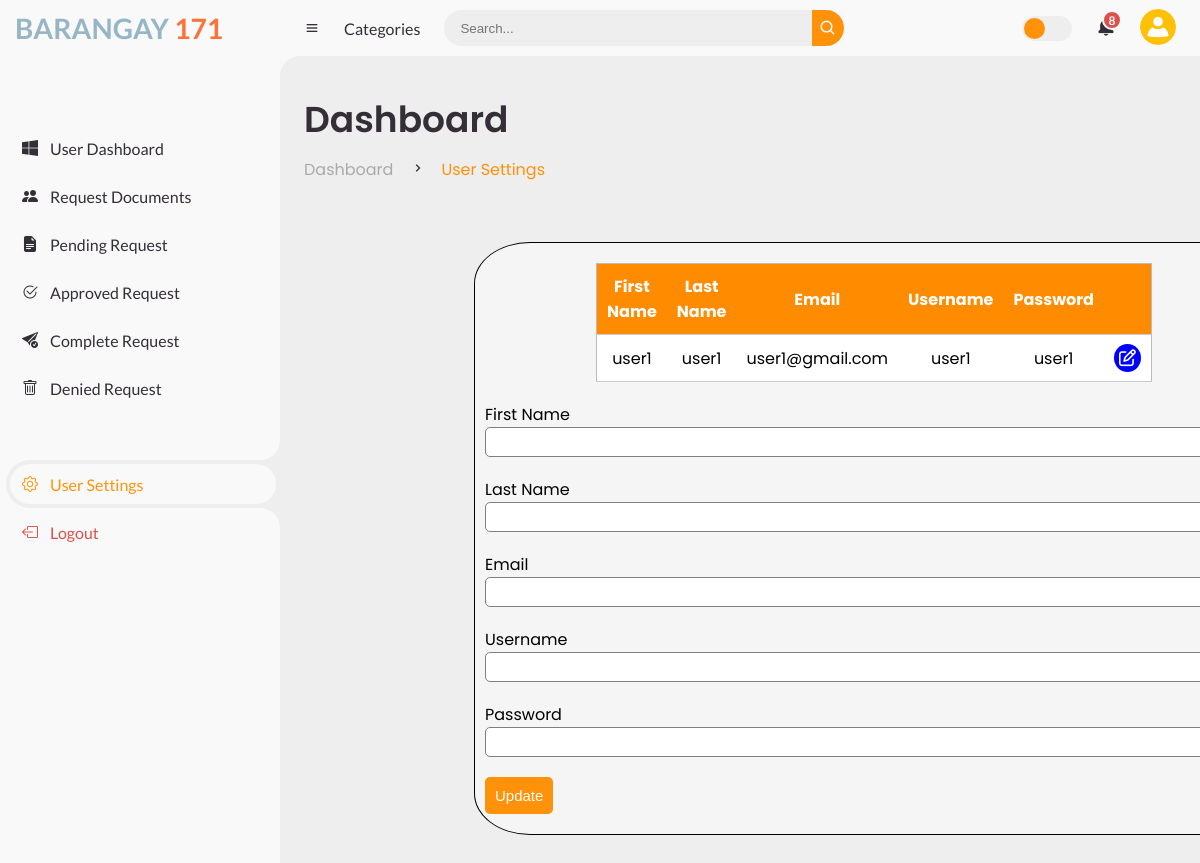
Page /usersetting.php (signed in) on the committed database.
### tables this page shows
CREATE TABLE `user` (
  `id` int(11) NOT NULL,
  `FirstName` varchar(64) NOT NULL,
  `LastName` varchar(64) NOT NULL,
  `Email` varchar(64) NOT NULL,
  `Username` varchar(32) NOT NULL,
  `Password` varchar(32) NOT NULL,
  `Status` varchar(50) NOT NULL
);

### usersession.php (called while the page is built, shortened)
<?php
   $user_check = $_SESSION['login_user'];
?>

### userserver.php (called while the page is built, shortened)
<?php
    include('usersession.php');
	$db = mysqli_connect('localhost', 'root', '', 'bdors');
    $fname = "";
    $lname = "";
    $email = "";
    $uname = "";
    $pwd = "";
    $edit_state = false;
    $results = mysqli_query($db, "SELECT * FROM user WHERE Username = '$user_check'");
?>

### usersetting.php (the view, shortened to what this page needs)
<?php include ('userserver.php');
?>
<!DOCTYPE html>
<html lang="en">
<head>
	<link href='https://unpkg.com/boxicons@2.0.9/css/boxicons.min.css' rel='stylesheet'>
    <link rel="stylesheet" href="https://cdn.jsdelivr.net/npm/bootstrap-icons@1.11.2/font/bootstrap-icons.min.css">
</head>
<body>
	<section id="sidebar">
		<a href="#" class="brand">
			<h3  class="text">
                Barangay
                <span>171</span>
            </h3>
		</a>
		<ul class="side-menu top">
			<li>
				<a href="userportal.php">
                    <i class="bi bi-windows"></i>
					<span class="text">User Dashboard</span>
				</a>
			</li>
			<li>
				<a href="userreq_doc.php">
                    <i class="bi bi-people-fill"></i>
					<span class="text">Request Documents</span>
				</a>
			</li>
			<li>
				<a href="userrequest.php">
                    <i class="bi bi-file-earmark-text-fill"></i>
					<span class="text">Pending Request</span>
				</a>
			</li>
			<li class>
				<a href="userapvreq.php">
				<i class="bi bi-check2-circle"></i>
					<span class="text">Approved Request</span>
				</a>
			</li>
			<li class>
				<a href="usercomreq.php">
				<i class="bi bi-send-check-fill"></i>
					<span class="text">Complete Request</span>
				</a>
			</li>
			<li class>
				<a href="userdenreq.php">
				<i class="bi bi-trash"></i>
					<span class="text">Denied Request</span>
				</a>
			</li>
		</ul>
		<ul class="side-menu">
			<li class="active">
				<a href="usersetting.php">
                    <i class="bi bi-gear"></i>
					<span class="text">User Settings</span>
				</a>
			</li>
			<li>
				<a href="login.php" class="logout">
                    <i class="bi bi-box-arrow-left"></i>
					<span class="text">Logout</span>
				</a>
			</li>
		</ul>
	</section>
	<section id="content">
		<nav>
			<i class='bx bx-menu' ></i>
			<a href="#" class="nav-link">Categories</a>
			<form action="#">
				<div class="form-input">
					<input type="search" placeholder="Search...">
					<button type="submit" class="search-btn"><i class='bx bx-search' ></i></button>
				</div>
			</form>
			<label for="switch-mode" class="switch-mode"></label>
			<a href="#" class="notification">
				<span class="num">8</span>
			</a>
			<a href="#" class="profile">
				<img src="img/user.png">
			</a>
		</nav>
		<main>
			<div class="head-title">
				<div class="left">
					<h1>Dashboard</h1>
					<ul class="breadcrumb">
						<li>
							<a href="userportal.php">Dashboard</a>
						</li>
						<li><i class='bx bx-chevron-right' ></i></li>
						<li>
							<a class="active" href="usersetting.php">User Settings</a>
						</li>
					</ul>
				</div>
			</div>
			<div class="content1">
  <?php while ($row = mysqli_fetch_array($results)) { ?>
		<table>
		<tr bgcolor='#ff8c00' style="color:white;">
			<th>First Name</th>
			<th>Last Name</th>
			<th>Email</th>
			<th>Username</th>
			<th>Password</th>
			<th> </th>
		</tr>
		<tr>
			<td><?php echo $row['FirstName'];?>	</td>
			<td><?php echo $row['LastName'];?>	</td>
			<td><?php echo $row['Email']; ?>	</td>
			<td><?php echo $row['Username'];?>	</td>
			<td><?php echo $row['Password']; ?>	</td>
			<td>
				<a class ="edit_btn" href="usersetting.php?edit=<?php echo $row['id']; ?>"><i class="far fa-edit"></i></a>
			</td>
		</tr>
		</table>
	<?php } ?>
  <form1 method="post" action="userserver.php">
		<div class="input-group">
			<label>First Name</label>
			<input type="text" name="FirstName" value="<?php echo $fname; ?>" required oninvalid="this.setCustomValidity('Please Click the Edit Button')" oninput="setCustomValidity('')">
		</div>
		<div class="input-group">
			<label>Last Name</label>
			<input type="text" name="LastName" value="<?php echo $lname; ?>" require>
		</div>
		<div class="input-group">
			<label>Email</label>
			<input type="text" name="Email" value="<?php echo $email; ?>" required>
		</div>
		<div class="input-group">
			<label>Username</label>
			<input type="text" name="Username" value="<?php echo $uname; ?>" required>
		</div>
		<div class="input-group">
			<label>Password</label>
			<input type="text"  name="Password" value="<?php echo $pwd; ?>" required>
		</div>
		<div class="input-group">
		<?php if ($edit_state == false): ?>
			<button class="btn" type="submit" name="update" >Update</button>
		<?php else: ?>
			<button class="btn" type="submit" onclick="return confirm('Are you sure to change your information?');" name="update" >Update</button>
		<?php endif ?>
		</div>
	</div>
		</main>
	</section>
</body>
</html>

### rows in the picture
user: FirstName "user1", LastName "user1", Email "user1@gmail.com", Username "user1", Password "user1"
